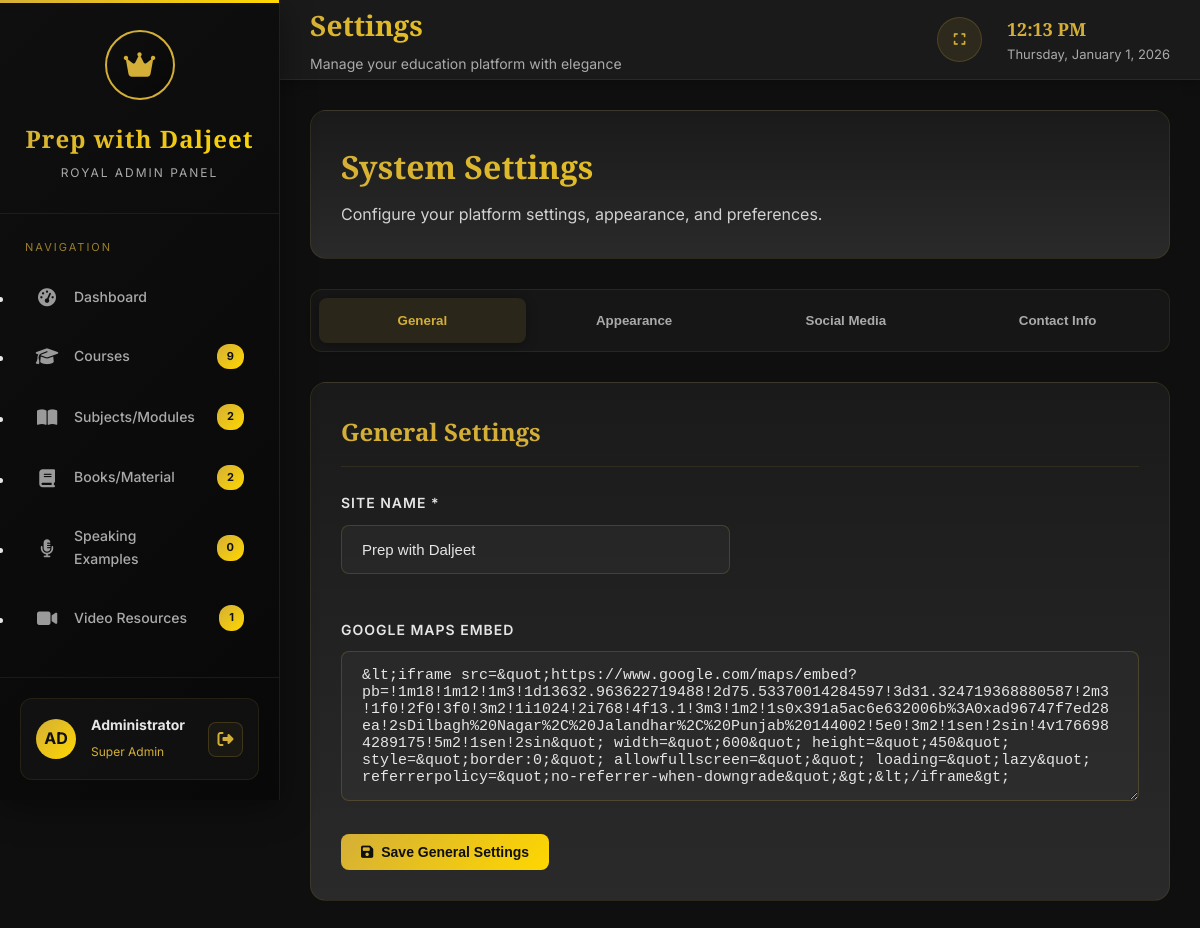
The app's page /admin.php?section=settings (signed in) with its own data.
### tables this page shows
CREATE TABLE `settings` (
  `id` int(11) NOT NULL,
  `site_name` varchar(100) NOT NULL DEFAULT 'Prep with Daljeet',
  `tagline` varchar(200) DEFAULT NULL,
  `logo_url` varchar(255) DEFAULT NULL,
  `favicon_url` varchar(255) DEFAULT NULL,
  `primary_color` varchar(7) DEFAULT '#D4AF37',
  `secondary_color` varchar(7) DEFAULT '#000000',
  `accent_color` varchar(7) DEFAULT '#FFD700',
  `facebook_url` varchar(255) DEFAULT NULL,
  `instagram_url` varchar(255) DEFAULT NULL,
  `twitter_url` varchar(255) DEFAULT NULL,
  `linkedin_url` varchar(255) DEFAULT NULL,
  `youtube_url` varchar(255) DEFAULT NULL,
  `show_facebook` tinyint(1) DEFAULT 1,
  `show_instagram` tinyint(1) DEFAULT 1,
  `show_twitter` tinyint(1) DEFAULT 1,
  `show_linkedin` tinyint(1) DEFAULT 1,
  `show_youtube` tinyint(1) DEFAULT 1,
  `primary_phone` varchar(20) NOT NULL,
  `secondary_phone` varchar(20) DEFAULT NULL,
  `whatsapp_number` varchar(20) DEFAULT NULL,
  `email` varchar(100) NOT NULL,
  `address` text DEFAULT NULL,
  `google_map_embed` text DEFAULT NULL,
  `enable_whatsapp_chat` tinyint(1) DEFAULT 1,
  `enable_newsletter` tinyint(1) DEFAULT 1,
  `admin_theme` enum('dark-gold','royal-purple','deep-blue','emerald-green') DEFAULT 'dark-gold',
  `created_at` timestamp NOT NULL DEFAULT current_timestamp(),
  `updated_at` timestamp NOT NULL DEFAULT current_timestamp() ON UPDATE current_timestamp(),
  `android_app_link` varchar(255) DEFAULT NULL,
  `ios_app_link` varchar(255) DEFAULT NULL,
  `ios_org_pass` varchar(255) DEFAULT NULL
);

### config.php (called while the page is built, shortened)
<?php
$conn = mysqli_connect(DB_HOST, DB_USER, DB_PASS, DB_NAME);
mysqli_set_charset($conn, 'utf8mb4');
function sanitize($input)
{
    global $conn;
    return mysqli_real_escape_string($conn, htmlspecialchars(trim($input), ENT_QUOTES, 'UTF-8'));
}
function getSettings($conn)
{
    $sql = "SELECT * FROM settings LIMIT 1";
    $result = mysqli_query($conn, $sql);
    return mysqli_fetch_assoc($result);
}
function getDashboardStats($conn)
{
    $stats = [];
    $queries = [
        'total_courses' => "SELECT COUNT(*) as count FROM courses WHERE status='active'",
        'total_subjects' => "SELECT COUNT(*) as count FROM subjects WHERE status='active'",
        'total_books' => "SELECT COUNT(*) as count FROM books WHERE status='published'",
        'featured_courses' => "SELECT COUNT(*) as count FROM courses WHERE is_featured=1 AND status='active'",
        'bestsellers' => "SELECT COUNT(*) as count FROM subjects WHERE is_bestseller=1 AND status='active'",
        'free_materials' => "SELECT COUNT(*) as count FROM books WHERE is_free=1 AND is_independent=1 AND status='published'"
    ];
    foreach ($queries as $key => $query) {
        $result = mysqli_query($conn, $query);
        $row = mysqli_fetch_assoc($result);
        $stats[$key] = $row['count'];
    }
    return $stats;
}
?>

### admin.php (the view, shortened to what this page needs)
<?php
require_once 'config.php';
$settings = getSettings($conn);
$stats = getDashboardStats($conn);
$speaking_examples_stats = mysqli_fetch_assoc(mysqli_query($conn, "SELECT COUNT(*) as total, SUM(CASE WHEN status='published' THEN 1 ELSE 0 END) as published FROM speaking_examples"));
$video_resources_stats = mysqli_fetch_assoc(mysqli_query($conn, "SELECT COUNT(*) as total, SUM(CASE WHEN status='published' THEN 1 ELSE 0 END) as published FROM video_resources"));
$stats['total_speaking_examples'] = $speaking_examples_stats['published'] ?? 0;
$stats['total_video_resources'] = $video_resources_stats['published'] ?? 0;
$current_section = isset($_GET['section']) ? sanitize($_GET['section']) : 'dashboard';
?>
<!DOCTYPE html>
<html lang="en">
<head>
    <link rel="stylesheet" href="https://cdnjs.cloudflare.com/ajax/libs/font-awesome/6.4.0/css/all.min.css">
</head>
<body>
    <aside class="royal-sidebar" id="sidebar">
        <div class="sidebar-header">
            <div class="brand-logo">
                <div class="logo-inner">
                    <i class="fas fa-crown"></i>
                </div>
            </div>
            <h2 class="brand-title">Prep with Daljeet</h2>
            <p class="brand-subtitle">Royal Admin Panel</p>
        </div>
        <nav class="sidebar-nav">
            <div class="nav-section">
                <div class="nav-title">Navigation</div>
                <ul class="nav-list">
                    <li class="nav-item">
                        <a href="admin.php?section=dashboard"
                            class="nav-link <?php echo $current_section == 'dashboard' ? 'active' : ''; ?>">
                            <i class="fas fa-tachometer-alt nav-icon"></i>
                            <span class="nav-text">Dashboard</span>
                        </a>
                    </li>
                    <li class="nav-item">
                        <a href="admin.php?section=courses"
                            class="nav-link <?php echo $current_section == 'courses' ? 'active' : ''; ?>">
                            <i class="fas fa-graduation-cap nav-icon"></i>
                            <span class="nav-text">Courses</span>
                            <span class="nav-badge"><?php echo $stats['total_courses']; ?></span>
                        </a>
                    </li>
                    <li class="nav-item">
                        <a href="admin.php?section=subjects"
                            class="nav-link <?php echo $current_section == 'subjects' ? 'active' : ''; ?>">
                            <i class="fas fa-book-open nav-icon"></i>
                            <span class="nav-text">Subjects/Modules</span>
                            <span class="nav-badge"><?php echo $stats['total_subjects']; ?></span>
                        </a>
                    </li>
                    <li class="nav-item">
                        <a href="admin.php?section=books"
                            class="nav-link <?php echo $current_section == 'books' ? 'active' : ''; ?>">
                            <i class="fas fa-book nav-icon"></i>
                            <span class="nav-text">Books/Material</span>
                            <span class="nav-badge"><?php echo $stats['total_books']; ?></span>
                        </a>
                    </li>
                    <li class="nav-item">
                        <a href="admin.php?section=speaking_examples"
                            class="nav-link <?php echo $current_section == 'speaking_examples' ? 'active' : ''; ?>">
                            <i class="fas fa-microphone-alt nav-icon"></i>
                            <span class="nav-text">Speaking Examples</span>
                            <span class="nav-badge"><?php echo $stats['total_speaking_examples']; ?></span>
                        </a>
                    </li>
                    <li class="nav-item">
                        <a href="admin.php?section=video_resources"
                            class="nav-link <?php echo $current_section == 'video_resources' ? 'active' : ''; ?>">
                            <i class="fas fa-video nav-icon"></i>
                            <span class="nav-text">Video Resources</span>
                            <span class="nav-badge"><?php echo $stats['total_video_resources']; ?></span>
                        </a>
                    </li>
                </ul>
            </div>
            <div class="nav-section">
                <div class="nav-title">System</div>
            </div>
        </nav>
        <div class="sidebar-footer">
            <div class="user-profile">
                <div class="user-avatar">
                    <span>AD</span>
                </div>
                <div class="user-info">
                    <h4>Administrator</h4>
                    <span>Super Admin</span>
                </div>
                <a href="logout.php" class="action-icon-btn" style="margin-left: auto;" title="Logout">
                    <i class="fas fa-sign-out-alt"></i>
                </a>
            </div>
        </div>
    </aside>
    <main class="royal-main">
        <header class="royal-header">
            <div class="header-left">
                <h1>
                    <?php
                    switch ($current_section) {
                        case 'settings':
                            echo 'Settings';
                            break;
                    }
                    ?>
                </h1>
                <p>Manage your education platform with elegance</p>
            </div>
            <div class="header-right">
                <div class="header-actions">
                    <button class="action-btn" title="Fullscreen" id="fullscreenBtn">
                        <i class="fas fa-expand"></i>
                    </button>
                </div>
                <div class="current-time">
                    <div class="time" id="currentTime"><?php echo date('h:i A'); ?></div>
                    <div class="date" id="currentDate"><?php echo date('F j, Y'); ?></div>
                </div>
            </div>
        </header>
        <div class="content-area">
            <?php if ($current_section == 'settings'): ?>
                <section id="settings" class="content-section active">
                    <div class="welcome-banner">
                        <h2 class="welcome-title">System Settings</h2>
                        <p class="welcome-text">Configure your platform settings, appearance, and preferences.</p>
                    </div>
                    <div class="royal-tabs">
                        <button class="tab-btn active" data-tab="general-settings">General</button>
                        <button class="tab-btn" data-tab="appearance">Appearance</button>
                        <button class="tab-btn" data-tab="social-media">Social Media</button>
                        <button class="tab-btn" data-tab="contact-info">Contact Info</button>
                    </div>
                    <div id="general-settings" class="tab-content active">
                        <div class="form-section">
                            <h3 class="form-title">General Settings</h3>
                            <form method="POST" autocomplete="off" enctype="multipart/form-data">
                                <div class="row"
                                    style="display: grid; grid-template-columns: 1fr 1fr; gap: 20px; margin-bottom: 20px;">
                                    <div class="form-group">
                                        <label for="site_name" class="form-label">Site Name *</label>
                                        <input type="text" id="site_name" name="site_name" class="form-control"
                                            autocomplete="off"
                                            value="<?php echo htmlspecialchars($settings['site_name']); ?>" required>
                                    </div>
                                </div>
                                <div class="form-group">
                                    <label for="google_map_embed" class="form-label">Google Maps Embed</label>
                                    <textarea id="google_map_embed" name="google_map_embed"
                                        class="form-control form-textarea"
                                        rows="3"><?php echo htmlspecialchars($settings['google_map_embed'] ?? ''); ?></textarea>
                                </div>
                                <button type="submit" class="btn btn-gold"><i class="fas fa-save"></i> Save General
                                    Settings</button>
                            </form>
                        </div>
                    </div>
                </section>
            <?php endif; ?>
        </div>
    </main>
</body>
</html>

### records on screen
settings: enable_newsletter "0", site_name "Prep with Daljeet", google_map_embed "&lt;iframe src=&quot;https://www.google.com/maps/embed?pb=!1m18!1m12!1m3!1d13632.963622719488!2d75.53370014284597!3d31.324719368880587!2m3!1f0!2f0!3f0!3m2!1i1024!2i768!4f13.1!3m3!1m2!1s0x391a5ac6e632006b%3A0xad96747f7ed28ea!2sDilbagh%20Nagar%2C%20Jalandhar%2C%20Punjab%20144002!5e0!3m2!1sen!2sin!4v1766984289175!5m2!1sen!2sin&quot; width=&quot;600&quot; height=&quot;450&quot; style=&quot;border:0;&quot; allowfullscreen=&quot;&quot; loading=&quot;lazy&quot; referrerpolicy=&quot;no-referrer-when-downgrade&quot;&gt;&lt;/iframe&gt;"

### other values on screen
$stats['total_courses'] "9"
$stats['total_subjects'] "2"
$stats['total_books'] "2"
$stats['total_video_resources'] "1"
